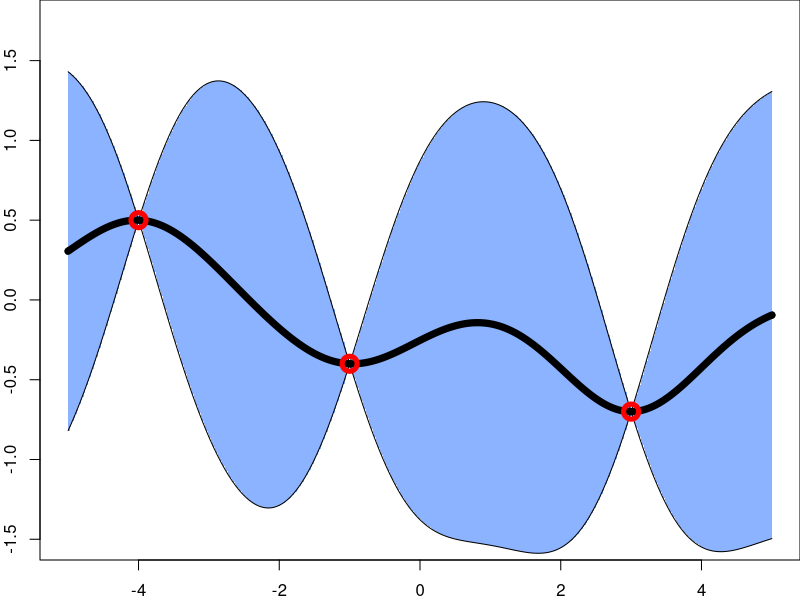
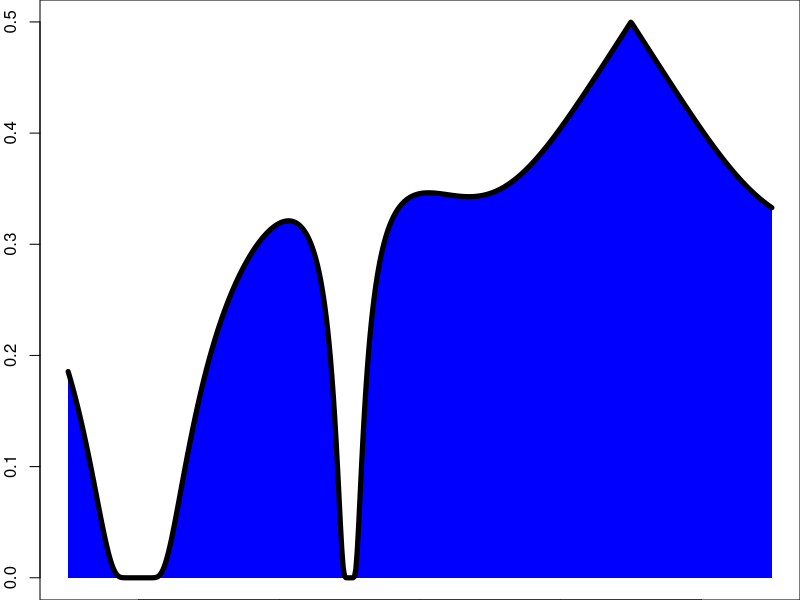
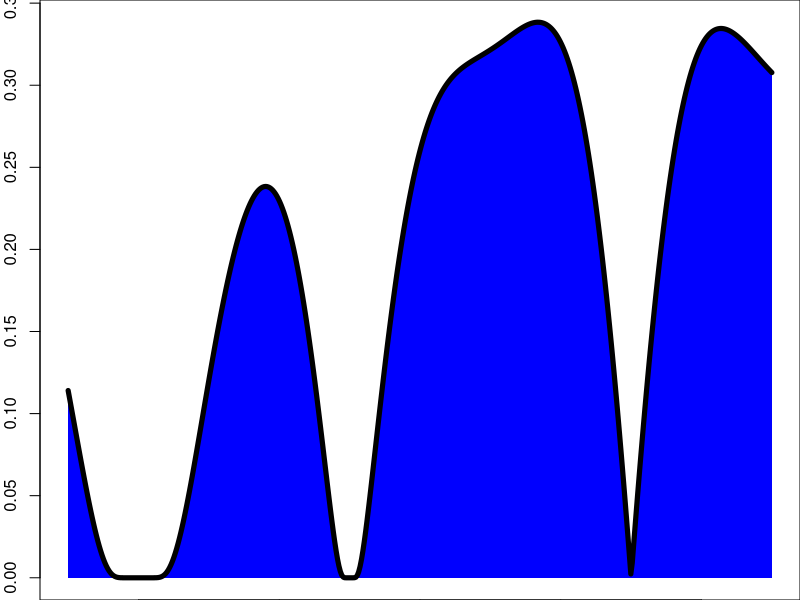
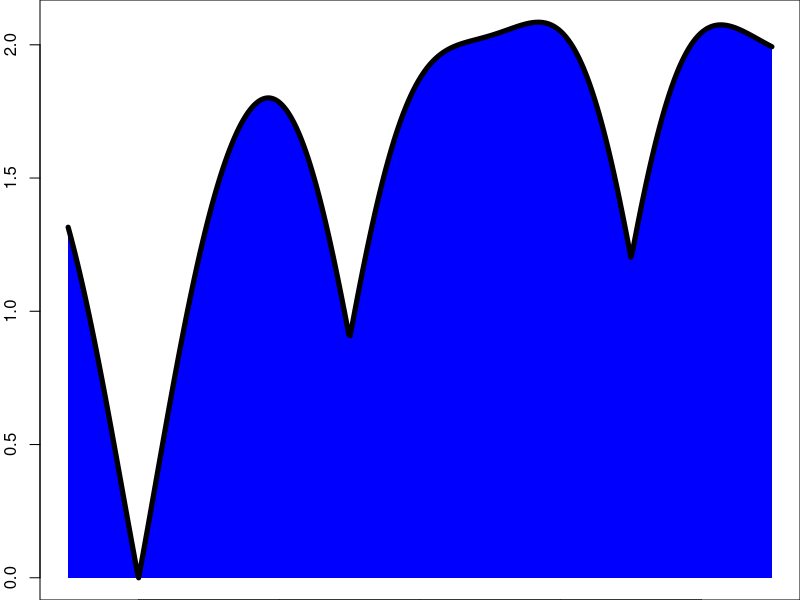

Write R code to recreate these figures, in order. (Note: a time limit stopped this script after it produced the figures.)
set.seed(0)

ls <- 1
N <- 500
x <- matrix(seq(-5, 5, length = N), N, 1)

dist2 <- as.matrix(dist(x))^2
K <- 2 * exp(-0.5 * dist2 * ls) + diag(N) * 1e-6
L <- chol(K)

x_train <- matrix(c(-4, -1, 3), 3, 1)
y_train <- matrix(c(0.5, -.4, -.7), 3, 1)

x_train_i <- x_train
y_train_i <- y_train

i <- 3
dist2 <- as.matrix(dist(x_train_i))^2
K <- 2 * exp(-0.5 * dist2 * ls) + diag(i) * 1e-6
dist2 <- matrix(x^2, N, i) - 2 * x %*% t(x_train_i) + matrix(x_train_i^2, N, i, byrow = TRUE)
Kcross <- 2 * exp(-0.5 * dist2 * ls) 
dist2 <- as.matrix(dist(x))^2
Ktest <- 2 * exp(-0.5 * dist2 * ls) + diag(N) * 1e-6
Sigma <- Ktest - Kcross %*% chol2inv(chol(K)) %*% t(Kcross)

L <- chol(Sigma)
m <- Kcross %*% chol2inv(chol(K)) %*% y_train_i
std <- sqrt(diag(Sigma)) 

colors = c("red", "blue", "green3")

pdf(paste("gp.pdf", sep = ""), width = 7, height = 4)
	par(mar = c(2.0,2.0,0,0))
	plot(x, m, type = "l", lwd = 7, col = "black", ylim = c(-1.5, 1.75), xlab = "x", ylab = "f(x)")

	for (j in 1 : (length(x) - 1)) {
		polygon(c(x[ j ], x[ j ], x[ j + 1 ], x[ j  + 1 ]), 
			c(m[ j ] - std[ j ], m[ j ] + std[ j ], m[ j ] + std[ j ], m[ j ] - std[ j ]), col = rgb(0.55, 0.7, 1.0), border = NA)	
	}

	lines(x, m, col = "black", lwd = 7)
	lines(x, m + std, col = "black", lwd = 1, lty = 1)
	lines(x, m - std, col = "black", lwd = 1, lty = 1)
	points(x_train_i, y_train_i, pch = 1, lwd = 5, col = "red", cex = 2)

dev.off()

v <- min(y_train)

pdf(paste("pi.pdf", sep = ""), width = 7, height = 1)
	par(mar = c(0.0,2.0,0,0))
	values <- pnorm((v - m) / std)
	plot(x, values, ylim = c(0, max(values)), col = "black", lwd = 3, type = "line")
	for (j in 1 : (length(x) - 1)) {
		polygon(c(x[ j ], x[ j ], x[ j + 1 ], x[ j  + 1 ]), 
			c(0, values[ j ], values[ j ], 0), col = "blue", border = NA)
	}
	lines(x, values, ylim = c(0, max(values)), col = "black", lwd = 5, type = "line")
dev.off()


pdf(paste("ei.pdf", sep = ""), width = 7, height = 1)
	par(mar = c(0.0,2.0,0,0))
	gamma <- ((v - m) / std)
	values <- std * (gamma * pnorm(gamma) + dnorm(gamma))
	
	plot(x, values, ylim = c(0, max(values)), col = "black", lwd = 3, type = "line")
	for (j in 1 : (length(x) - 1)) {
		polygon(c(x[ j ], x[ j ], x[ j + 1 ], x[ j  + 1 ]), 
			c(0, values[ j ], values[ j ], 0), col = "blue", border = NA)
	}
	lines(x, values, ylim = c(0, max(values)), col = "black", lwd = 5, type = "line")
dev.off()


pdf(paste("ucb.pdf", sep = ""), width = 7, height = 1)
	par(mar = c(0.0,2.0,0,0))
	gamma <- ((v - m) / std)
	values <- -(m - std) - min(-(m - std))
	
	plot(x, values, ylim = c(0, max(values)), col = "black", lwd = 3, type = "line")
	for (j in 1 : (length(x) - 1)) {
		polygon(c(x[ j ], x[ j ], x[ j + 1 ], x[ j  + 1 ]), 
			c(0, values[ j ], values[ j ], 0), col = "blue", border = NA)
	}
	lines(x, values, ylim = c(0, max(values)), col = "black", lwd = 5, type = "line")
dev.off()


### We find the values 

x <- x[ seq(1, N, 5) ]
means_pred <- m[ seq(1, N, 5) ]
std_pred <- std[ seq(1, N, 5) ]
N_samples <- 100
N <- N / 5
values <- rep(0, N)
samples <- rnorm(N_samples)
samples_min <- matrix(rnorm(1e3 * N), N, 1e3)

dist2 <- as.matrix(dist(x_train))^2
K <- 2 * exp(-0.5 * dist2 * ls) + diag(3) * 1e-6
dist2 <- matrix(x^2, N, 3) - 2 * x %*% t(x_train) + matrix(x_train^2, N, 3, byrow = TRUE)
Kcross <- 2 * exp(-0.5 * dist2 * ls) 
dist2 <- as.matrix(dist(x))^2
Ktest <- 2 * exp(-0.5 * dist2 * ls) + diag(N) * 1e-6
Sigma <- Sigmao <- Ktest - Kcross %*% chol2inv(chol(K)) %*% t(Kcross)
L <- Lo <- chol(Sigma)
m <- mo <- Kcross %*% chol2inv(chol(K)) %*% y_train

sample_generated <- sample_generated_o <- t(L) %*% samples_min + matrix(m, N, 1e3)
counts <- table(apply(sample_generated, 2, which.min))
obs <- rep(0, N)
obs[ as.integer(rownames(counts)) ] <- counts
obs <- obs / sum(obs)
Ent0 <- -obs * log(obs)
Ent0[ is.nan(Ent0) ] <- 0
Ent0 <- sum(Ent0)

for (i in 1 : N) {

	value_tmp <- 0
#	samples <- rnorm(N_samples)

	for (s in 1 : N_samples) {

#		samples_min <- matrix(rnorm(1e3 * N), N, 1e3)

		y_new <- samples[ s ] * std_pred[ i ] + means_pred[ i ]
		x_new <- x[ i ]

		x_train_i <- rbind(x_train, matrix(x_new, 1, 1))
		y_train_i <- rbind(y_train, matrix(y_new, 1, 1))

		dist2 <- as.matrix(dist(x_train_i))^2
		K <- 2 * exp(-0.5 * dist2 * ls) + diag(4) * 1e-6
		dist2 <- matrix(x^2, N, 4) - 2 * x %*% t(x_train_i) + matrix(x_train_i^2, N, 4, byrow = TRUE)
		Kcross <- 2 * exp(-0.5 * dist2 * ls) 
		dist2 <- as.matrix(dist(x))^2
		Ktest <- 2 * exp(-0.5 * dist2 * ls) + diag(N) * 1e-6
		Sigma <- Ktest - Kcross %*% chol2inv(chol(K)) %*% t(Kcross)

		L <- chol(Sigma)
		m <- Kcross %*% chol2inv(chol(K)) %*% y_train_i

		sample_generated <- t(L) %*% samples_min + matrix(m, N, 1e3)
		counts <- table(apply(sample_generated, 2, which.min))
		obs <- rep(0, N)
		obs[ as.integer(rownames(counts)) ] <- counts
		obs <- obs / sum(obs)

		Ent <- -obs * log(obs)
		Ent[ is.nan(Ent) ] <- 0
		Ent <- sum(Ent)

		value_tmp <- value_tmp + Ent
	}

	avg_ent <- value_tmp / N_samples

	values[ i ] <- Ent0 - avg_ent

	print(i)
}


pdf(paste("es.pdf", sep = ""), width = 7, height = 1)
	par(mar = c(0.0,2.0,0,0))
	par(lwd = 3)
	barplot(values, col = "blue", space = 0, border = "black")
dev.off()
